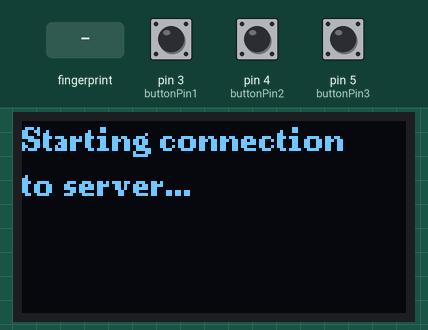
Recording of a sketch running on a simulated Arduino Mega 2560, built with avr-gcc and run on an emulated ATmega2560. Shown: 128×64 one-colour display. The test bench sets the inputs (shaded band); at power-on: pin 3 (buttonPin1) LOW, pin 4 (buttonPin2) LOW, pin 5 (buttonPin3) LOW. WiFi joins after 1.5 s; servers stay silent unless stated; what the sketch prints to the serial monitor is not drawn.

Above: at 3.9 s.
At 6.2 s:
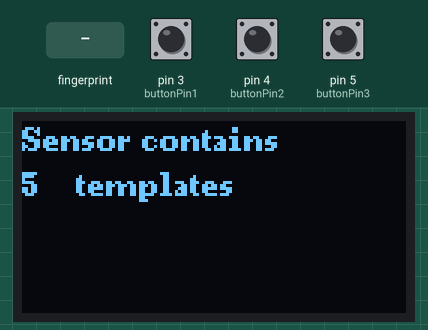
6.3 s: pin 3 (buttonPin1) pulled HIGH for 0.7 s
At 9.5 s:
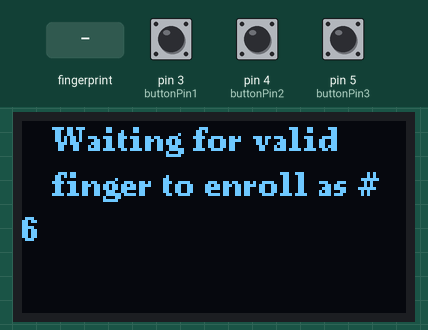
9.9 s: finger stored as number 1 placed on the sensor
At 11.0 s:
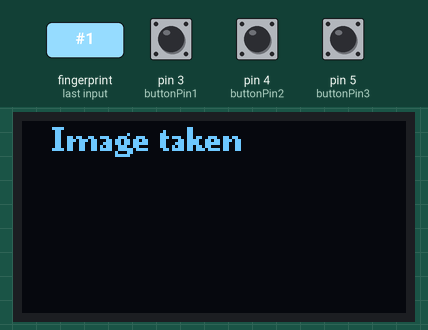
17.8 s: finger stored as number 1 placed on the sensor
At 22.4 s:
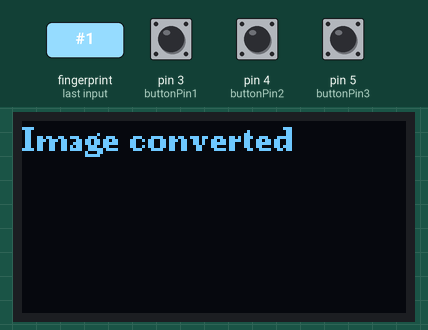
Timing chart, 0 to 23.9 s (numbered marks = the images above; inputs shaded):
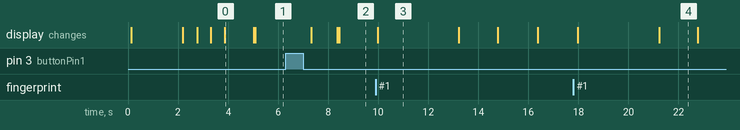

Measured:
- after the input at 6.3 s, the display: first changes after 1.0 s (image 2 shows a later state)
- after the input at 9.9 s, the display: changes after 0.08 s (image 3)
- after the input at 17.8 s, the display: first changes after 0.18 s (image 4 shows a later state)
- what the display in image 0 shows lasts 1.1 s, from 3.9 s to 5.0 s
- what the display in image 3 shows lasts 3.2 s, from 10.0 s to 13.2 s

The sketch:

lcdtest.ino
```cpp
#include <Arduino.h>
#include <Adafruit_Fingerprint.h>
#include <U8g2lib.h>
#include <Wire.h>
#include "WiFiEsp.h"

#define wifiSerial Serial2

uint8_t mode;
char ssid[] = "Kwnstantinos_Katakouzinos"; // your network SSID (name)
char pass[] = "de sto lew";                // your network password
int status = WL_IDLE_STATUS;               // the Wifi radio's status
int counter = 0;
char server[] = "192.168.1.4";
unsigned long lastConnectionTime = 0;
const unsigned long postingInterval = 1000L; // delay between updates, in milliseconds
int buttonState1 = 0;
int buttonState2 = 0;
int buttonState3 = 0;

const int buttonPin1 = 3;
const int buttonPin2 = 4;
const int buttonPin3 = 5;

// Initialize the Ethernet client object
WiFiEspClient client;

#define mySerial Serial1
Adafruit_Fingerprint finger = Adafruit_Fingerprint(&mySerial);
uint8_t id;
U8G2_SH1106_128X64_NONAME_F_HW_I2C u8g2(U8G2_R0, /* reset=*/U8X8_PIN_NONE);

uint8_t readnumber(void)
{
  uint8_t num = 0;

  while (num == 0)
  {
    while (!Serial.available())
      ;
    num = Serial.parseInt();
  }
  return num;
}

int getFingerprintIDez()
{
  Serial.println("Please Place finger");
  u8g2.clearBuffer();
  u8g2.drawStr(10, 10, "Please place finger");
  u8g2.sendBuffer();
  buttonState3 = digitalRead(buttonPin3);
  if (buttonState3 == HIGH)
  {
    mode = 0;
    return;
  }
  uint8_t p = finger.getImage();
  if (p != FINGERPRINT_OK)
    return -1;

  p = finger.image2Tz();
  if (p != FINGERPRINT_OK)
    return -1;

  p = finger.fingerFastSearch();
  if (p != FINGERPRINT_OK)
    return -1;

  // found a match!
  Serial.println("Found ID #");
  Serial.print(finger.fingerID);
  Serial.print(" with confidence of ");
  Serial.println(finger.confidence);
  Serial.println(finger.fingerID);
  u8g2.clearBuffer();
  u8g2.drawStr(10, 10, "Found a user");
  u8g2.sendBuffer();
  delay(1000);
  if (finger.fingerID == 1)
  {
    Serial.println("Matching IDs");
    u8g2.clearBuffer();
    u8g2.drawStr(10, 10, "Found a user");
    u8g2.sendBuffer();
  }
  mode = 4;
  while (mode == 4)
  {

    while (client.available())
    {
      char c = client.read();
      Serial.write(c);
    }

    // if 10 seconds have passed since your last connection,
    // then connect again and send data
    if (millis() - lastConnectionTime > postingInterval && counter < 1)
    {
      Serial.println();
      // close any connection before send a new request
      // this will free the socket on the WiFi shield
      client.stop();

      // if there's a successful connection
      if (client.connect(server, 8080))
      {
        Serial.println("Connecting...");
        String postData = "POST /fingerprint/create/";
        postData += finger.fingerID;
        postData += " HTTP/1.1";
        // send the HTTP PUT request
        client.println(postData);
        client.println(F("X-Powered-By: Express"));
        client.println(F("Access-Control-Allow-Origin: *"));
        client.println(F("Content-Type: application/json; charset=utf-8"));
        client.println();
        client.println('\r\n\r\n');

        // note the time that the connection was made
        lastConnectionTime = millis();
        Serial.println(lastConnectionTime);
        counter = counter + 1;
      }
      else
      {
        // if you couldn't make a connection
        Serial.println("Connection failed");
      }
    }
    if (counter >= 1)
    {
      mode = 0;
      counter = 0;
    }
  }
  return p;
}

void enrollUser()
{
  Serial.println("Ready to enroll a fingerprint!");
  u8g2.clearBuffer();
  u8g2.drawStr(0, 10, "Ready to enroll a");
  u8g2.drawStr(0, 30, "fingerprint");
  u8g2.sendBuffer();
  delay(1000);
  finger.getTemplateCount();
  id = finger.templateCount + 1;
  if (id == 0 || id > 128)
  { // ID #0 not allowed, try again!
    return;
  }
  u8g2.clearBuffer();
  u8g2.drawStr(0, 10, "Enrolling ID #");
  u8g2.setCursor(0, 25);
  u8g2.print(id);
  u8g2.sendBuffer();
  Serial.print("Enrolling ID #");
  Serial.println(id);
  int p = -1;
  while (mode == 1)
  {

    u8g2.clearBuffer();
    u8g2.drawStr(10, 10, "Waiting for valid");
    u8g2.drawStr(10, 25, "finger to enroll as #");
    u8g2.setCursor(0, 40);
    u8g2.print(id);
    u8g2.sendBuffer();
    Serial.print("Waiting for valid finger to enroll as #");
    Serial.println(id);
    while (p != FINGERPRINT_OK)
    {
      p = finger.getImage();
      switch (p)
      {
      case FINGERPRINT_OK:
        Serial.println("Image taken");
        u8g2.clearBuffer();
        u8g2.drawStr(10, 10, "Image taken");
        u8g2.sendBuffer();
        delay(1500);
        break;
      case FINGERPRINT_NOFINGER:
        Serial.println(".");
        buttonState3 = digitalRead(buttonPin3);
        if (buttonState3 == HIGH)
        {
          mode = 0;
          return;
        }
        break;
      case FINGERPRINT_PACKETRECIEVEERR:
        Serial.println("Communication error");
        u8g2.clearBuffer();
        u8g2.drawStr(10, 10, "Communication error");
        u8g2.sendBuffer();
        delay(1500);
        break;
      case FINGERPRINT_IMAGEFAIL:
        Serial.println("Imaging error");
        u8g2.clearBuffer();
        u8g2.drawStr(10, 10, "Imaging error");
        u8g2.sendBuffer();
        delay(1500);
        break;
      default:
        Serial.println("Unknown error");
        u8g2.clearBuffer();
        u8g2.drawStr(10, 10, "Unknown error");
        u8g2.sendBuffer();
        delay(1500);
        break;
      }
    }
    delay(1500);
    // OK success!
    p = finger.image2Tz(1);
    switch (p)
    {
    case FINGERPRINT_OK:
      Serial.println("Image converted");
      u8g2.clearBuffer();
      u8g2.drawStr(10, 10, "Image converted");
      u8g2.sendBuffer();
      delay(1500);
      break;
    case FINGERPRINT_IMAGEMESS:
      Serial.println("Image too messy");
      u8g2.clearBuffer();
      u8g2.drawStr(10, 10, "Image too messy");
      u8g2.sendBuffer();
      delay(1500);
      return p;
    case FINGERPRINT_PACKETRECIEVEERR:
      Serial.println("Communication error");
      u8g2.clearBuffer();
      u8g2.drawStr(10, 10, "Communication error");
      u8g2.sendBuffer();
      delay(1500);
      return p;
    case FINGERPRINT_FEATUREFAIL:
      Serial.println("Could not find fingerprint features");
      u8g2.clearBuffer();
      u8g2.drawStr(10, 10, "Could not find");
      u8g2.drawStr(10, 30, "fingerprint features");
      u8g2.sendBuffer();
      delay(1500);
      return p;
    case FINGERPRINT_INVALIDIMAGE:
      Serial.println("Could not find fingerprint features");
      u8g2.clearBuffer();
      u8g2.drawStr(10, 10, "Could not find");
      u8g2.drawStr(10, 30, "fingerprint features");
      u8g2.sendBuffer();
      delay(1500);
      return p;
    default:
      Serial.println("Unknown error");
      u8g2.clearBuffer();
      u8g2.drawStr(10, 10, "Unknown error");
      u8g2.sendBuffer();
      delay(1500);
      return p;
    }

    Serial.println("Remove finger");
    u8g2.clearBuffer();
    u8g2.drawStr(10, 10, "Remove finger");
    u8g2.sendBuffer();
    delay(1500);
    p = 0;
    while (p != FINGERPRINT_NOFINGER)
    {
      p = finger.getImage();
    }
    Serial.print("ID ");
    Serial.println(id);
    p = -1;
    Serial.println("Place same finger again");
    u8g2.clearBuffer();
    u8g2.drawStr(0, 10, "Place same finger ");
    u8g2.drawStr(0, 30, "again");
    u8g2.sendBuffer();
    delay(1500);
    while (p != FINGERPRINT_OK)
    {
      p = finger.getImage();
      switch (p)
      {
      case FINGERPRINT_OK:
        Serial.println("Image taken");
        u8g2.clearBuffer();
        u8g2.drawStr(10, 10, "Image taken");
        u8g2.sendBuffer();
        delay(1500);
        break;
      case FINGERPRINT_NOFINGER:
        Serial.print(".");
        break;
      case FINGERPRINT_PACKETRECIEVEERR:
        Serial.println("Communication error");
        u8g2.clearBuffer();
        u8g2.drawStr(10, 10, "Communication error");
        u8g2.sendBuffer();
        delay(1500);
        break;
      case FINGERPRINT_IMAGEFAIL:
        Serial.println("Imaging error");
        u8g2.clearBuffer();
        u8g2.drawStr(10, 10, "Imaging error");
        u8g2.sendBuffer();
        delay(1500);
        break;
      default:
        Serial.println("Unknown error");
        u8g2.clearBuffer();
        u8g2.drawStr(10, 10, "Unknown error");
        u8g2.sendBuffer();
        delay(1500);
        break;
      }
    }
    delay(1500);
    // OK success!
    p = finger.image2Tz(2);
    Serial.println(p);
    switch (p)
    {
    case FINGERPRINT_OK:
      Serial.println("Image converted");
      u8g2.clearBuffer();
      u8g2.drawStr(0, 10, "Image converted");
      u8g2.sendBuffer();
      delay(1500);
      break;
    case FINGERPRINT_IMAGEMESS:
      Serial.println("Image too messy");
      u8g2.clearBuffer();
      u8g2.drawStr(0, 10, "Image too messy");
      u8g2.sendBuffer();
      delay(1500);
      return p;
    case FINGERPRINT_PACKETRECIEVEERR:
      Serial.println("Communication error");
      u8g2.clearBuffer();
      u8g2.drawStr(10, 10, "Communication error");
      u8g2.sendBuffer();
      delay(1500);
      return p;
    case FINGERPRINT_FEATUREFAIL:
      Serial.println("Could not find fingerprint features");
      u8g2.clearBuffer();
      u8g2.drawStr(10, 10, "Could not find");
      u8g2.drawStr(10, 30, "fingerprint features");
      u8g2.sendBuffer();
      delay(1500);
      return p;
    case FINGERPRINT_INVALIDIMAGE:
      Serial.println("Could not find fingerprint features");
      u8g2.clearBuffer();
      u8g2.drawStr(10, 10, "Could not find");
      u8g2.drawStr(10, 30, "fingerprint features");
      u8g2.sendBuffer();
      delay(1500);
      return p;
    default:
      Serial.println("Unknown error");
      u8g2.clearBuffer();
      u8g2.drawStr(10, 10, "Unknown error");
      u8g2.sendBuffer();
      delay(1500);
      return p;
    }

    // OK converted!
    Serial.print("Creating model for #");
    Serial.println(id);
    u8g2.clearBuffer();
    u8g2.drawStr(0, 10, "Creating model for #");
    u8g2.sendBuffer();
    delay(1500);
    p = finger.createModel();
    Serial.println(p);
    if (p == FINGERPRINT_OK)
    {
      u8g2.clearBuffer();
      u8g2.drawStr(0, 10, "Prints matched");
      u8g2.sendBuffer();
      Serial.println("Prints matched!");
      delay(1500);
    }
    else if (p == FINGERPRINT_PACKETRECIEVEERR)
    {
      Serial.println("Communication error");
      u8g2.clearBuffer();
      u8g2.drawStr(10, 10, "Communication error");
      u8g2.sendBuffer();
      delay(1500);
      return p;
    }
    else if (p == FINGERPRINT_ENROLLMISMATCH)
    {
      Serial.println("Fingerprints did not match");
      u8g2.clearBuffer();
      u8g2.drawStr(0, 10, "Fingerprints did not");
      u8g2.drawStr(0, 30, "match");
      u8g2.sendBuffer();
      delay(1500);
      return p;
    }
    else
    {
      Serial.println("Unknown error");
      u8g2.clearBuffer();
      u8g2.drawStr(10, 10, "Unknown error");
      u8g2.sendBuffer();
      delay(1500);
      return p;
    }

    Serial.print("ID ");
    Serial.println(id);
    p = finger.storeModel(id);
    if (p == FINGERPRINT_OK)
    {
      Serial.println("Stored!");
      u8g2.clearBuffer();
      u8g2.drawStr(0, 10, "Stored!");
      u8g2.sendBuffer();
      delay(1500);
      mode = 0;
    }
    else if (p == FINGERPRINT_PACKETRECIEVEERR)
    {
      Serial.println("Communication error");
      u8g2.clearBuffer();
      u8g2.drawStr(10, 10, "Communication error");
      u8g2.sendBuffer();
      delay(3500);
      return p;
    }
    else if (p == FINGERPRINT_BADLOCATION)
    {
      Serial.println("Could not store in that location");
      u8g2.clearBuffer();
      u8g2.drawStr(10, 10, "Could not store");
      u8g2.drawStr(10, 30, "in that location");
      u8g2.sendBuffer();
      delay(3500);
      return p;
    }
    else if (p == FINGERPRINT_FLASHERR)
    {
      Serial.println("Error writing to flash");
      u8g2.clearBuffer();
      u8g2.drawStr(10, 10, "Error writing to");
      u8g2.drawStr(10, 30, "flash");
      u8g2.sendBuffer();
      delay(3500);
      return p;
    }
    else
    {
      Serial.println("Unknown error");
      u8g2.clearBuffer();
      u8g2.drawStr(10, 10, "Unknown error");
      u8g2.sendBuffer();
      delay(3500);
      return p;
    }
  }
  mode = 0;
}

void printWifiStatus()
{
  // print the SSID of the network you're attached to
  Serial.print("SSID: ");
  Serial.println(WiFi.SSID());
  u8g2.clearBuffer();
  u8g2.drawStr(0, 10, "SSID:");
  u8g2.setCursor(0, 25);
  u8g2.print(WiFi.SSID());
  u8g2.sendBuffer();
  delay(500);

  // print your WiFi shield's IP address
  IPAddress ip = WiFi.localIP();
  Serial.print("IP Address: ");
  Serial.println(ip);
  u8g2.drawStr(0, 40, "IP:");
  u8g2.setCursor(0, 55);
  u8g2.print(ip);
  u8g2.sendBuffer();
  delay(500);

  // print the received signal strength
  long rssi = WiFi.RSSI();
  Serial.print("Signal strength (RSSI):");
  Serial.print(rssi);
  Serial.println(" dBm");
}

void setup()
{
  u8g2.begin();
  Serial.begin(230400);
  Serial2.begin(115200);
  WiFi.init(&Serial2);
  if (WiFi.status() == WL_NO_SHIELD)
  {
    Serial.println("WiFi shield not present");
    u8g2.clearBuffer();
    u8g2.setFont(u8g2_font_ncenB08_tr);
    u8g2.drawStr(0, 10, "WiFi shield not");
    u8g2.drawStr(0, 30, "present!");
    u8g2.sendBuffer();
    delay(500);

    // don't continue
  }
  while (status != WL_CONNECTED)
  {
    Serial.print("Attempting to connect to WPA SSID: ");
    Serial.println(ssid);
    u8g2.clearBuffer();
    u8g2.setFont(u8g2_font_ncenB08_tr);
    u8g2.drawStr(0, 10, "Attempting to");
    u8g2.drawStr(0, 30, "connect to network");
    u8g2.setCursor(0, 50);
    u8g2.print(ssid);
    u8g2.sendBuffer();
    delay(500);

    // Connect to WPA/WPA2 network
    status = WiFi.begin(ssid, pass);
  }

  // you're connected now, so print out the data
  Serial.println("You're connected to the network");
  u8g2.clearBuffer();
  u8g2.setFont(u8g2_font_ncenB08_tr);
  u8g2.drawStr(0, 10, "You're connected");
  u8g2.drawStr(0, 25, "to the network");
  u8g2.sendBuffer();
  delay(500);

  printWifiStatus();

  Serial.println();
  Serial.println("Starting connection to server...");
  u8g2.clearBuffer();
  u8g2.setFont(u8g2_font_ncenB08_tr);
  u8g2.drawStr(0, 10, "Starting connection");
  u8g2.drawStr(0, 25, "to server...");
  u8g2.sendBuffer();

  while (!Serial)
    ; // For Yun/Leo/Micro/Zero/...
  delay(100);
  Serial.println("\n\nAdafruit Fingerprint sensor enrollment");

  // set the data rate for the sensor serial port
  finger.begin(57600);

  if (finger.verifyPassword())
  {
    Serial.println("Found fingerprint sensor!");
    u8g2.clearBuffer();
    u8g2.setFont(u8g2_font_ncenB08_tr);
    u8g2.drawStr(0, 10, "Found fingerprint");
    u8g2.drawStr(0, 25, "sensor!");
    u8g2.sendBuffer();
  }
  else
  {
    Serial.println("Did not find fingerprint sensor!");
    u8g2.clearBuffer();
    u8g2.drawStr(0, 10, "Did not find ");
    u8g2.drawStr(0, 25, "fingerprint sensor!");
    u8g2.sendBuffer();

    while (1)
    {
      delay(1);
    }
  }
  pinMode(buttonPin1, INPUT);
  pinMode(buttonPin2, INPUT);
  pinMode(buttonPin3, INPUT);
}

void loop()

{
  buttonState1 = digitalRead(buttonPin1);
  buttonState2 = digitalRead(buttonPin2);
  buttonState3 = digitalRead(buttonPin3);
  finger.getTemplateCount();
  Serial.print("Sensor contains ");
  Serial.print(finger.templateCount);
  Serial.println(" templates");
  u8g2.clearBuffer();
  u8g2.drawStr(0, 10, "Sensor contains ");
  u8g2.setCursor(0, 25);
  u8g2.print(finger.templateCount);
  u8g2.drawStr(15, 25, " templates");
  u8g2.sendBuffer();
  delay(500);
  if (buttonState1 == HIGH)
  {
    mode = 1;
    while (mode == 1)
    {
      if (buttonState3 == HIGH)
      {
        mode = 0;
        return;
      }
      enrollUser();
    }
  }
  if (buttonState2 == HIGH)
  {
    mode = 2;
    while (mode == 2)
    {
      getFingerprintIDez();
    }
  }
}
```
